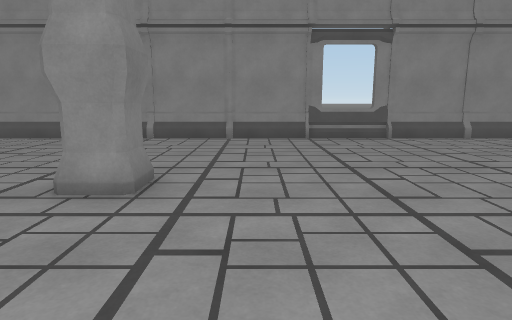
[1] (above)

17 first-person views from a walk through a scene from a Unity 3-D project. The camera is 1.4 m above the floor, tilts 10° down and sees 75° across. Doors are open. The floor is counted in squares, 1 m on a side. Each view is taken from the middle of a square. On the plan, view 1 faces up. The plan holds only what a view shows up to about 15 squares ahead; the rest is blank. The place goes on beyond the plan. The player character is not drawn.

[2]
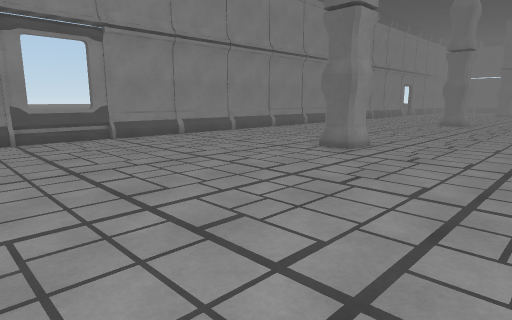

[3]
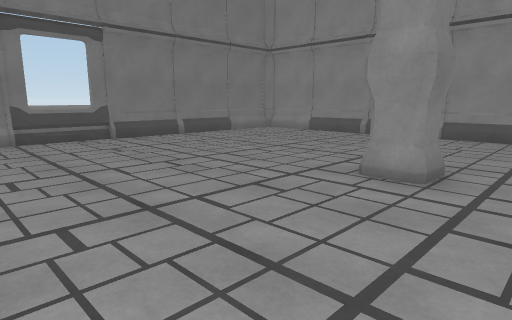

[4]
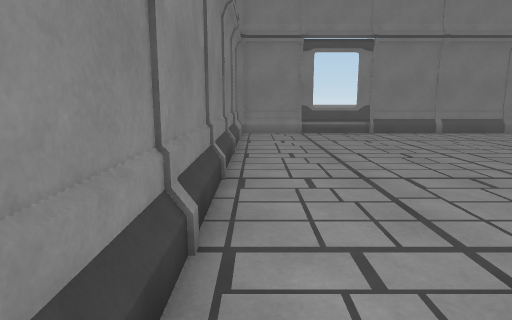

[5]
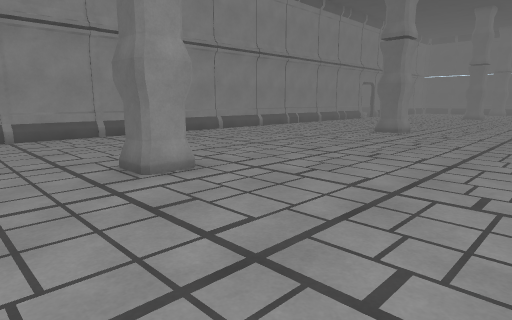

[6]
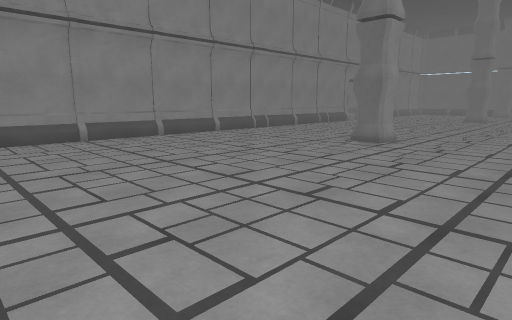

[7]
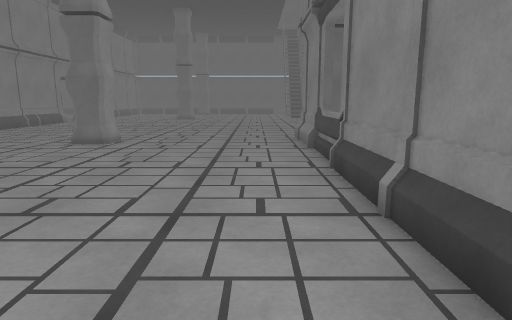

[8]
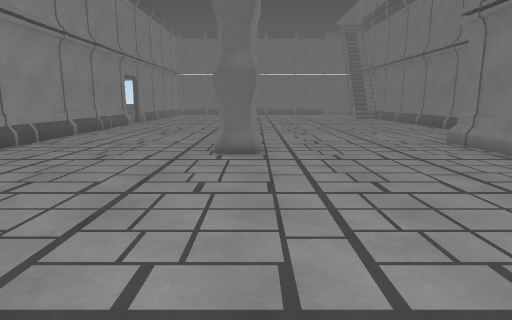

[9]
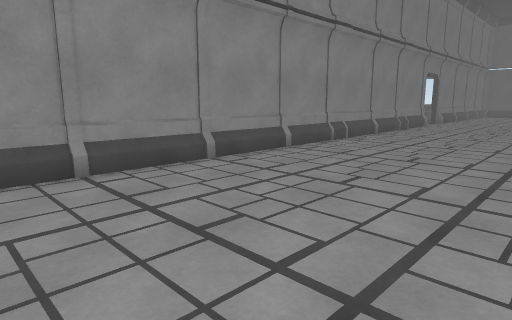

[10]
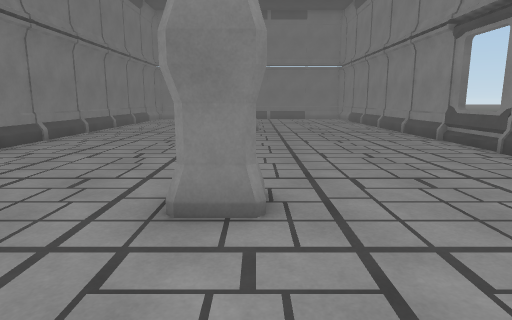

[11]
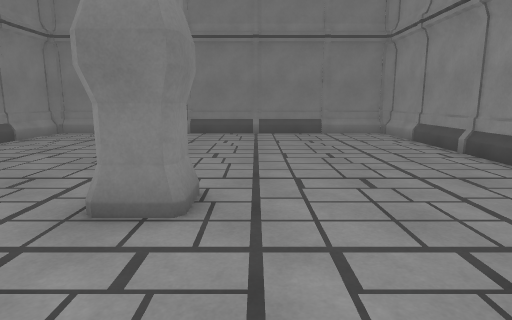

[12]
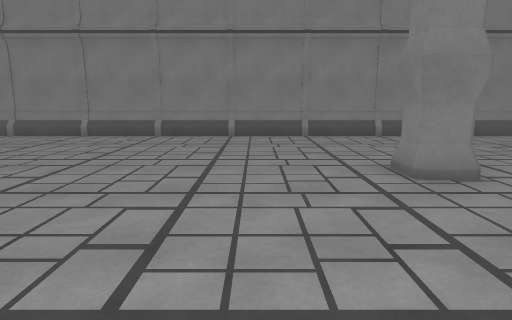

[13]
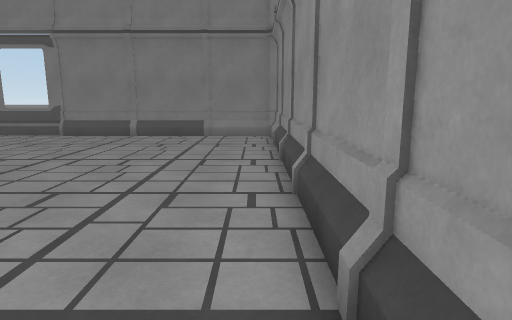

[14]
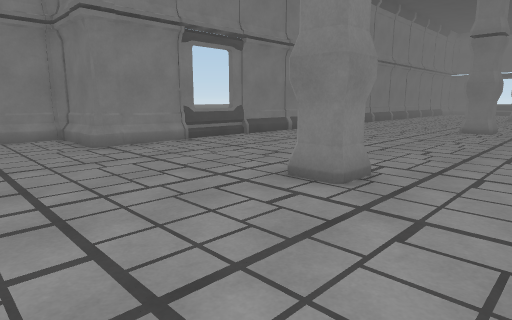

[15]
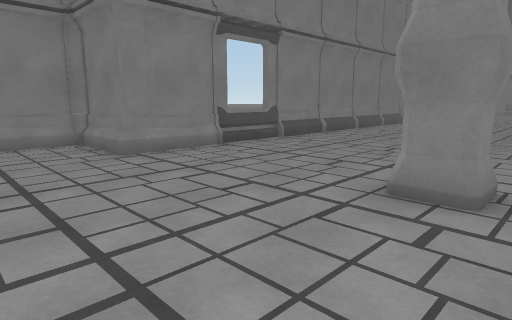

[16]
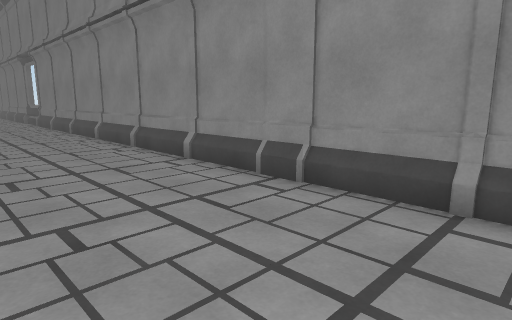

[17]
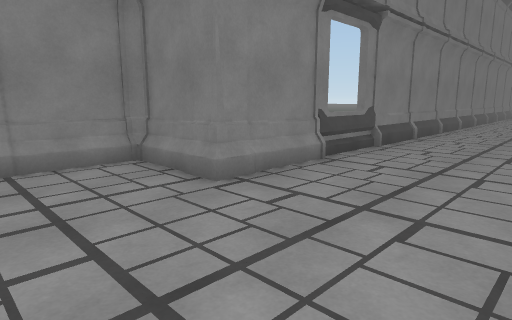

### Floor plan
Points are (right, up) in squares from view 1. A wall is a line through its corners. A room is listed if a view was taken in it or the views show most of it. See-through windows are left out.
Room 1 (views 1, 2, 3, 4, 5, 6, 7, 8, 9, 10, 11, 12, 13, 14, 15, 16, 17)
walls: (9, 5) (9, 6) (10, 6) (10, 5) (9, 5); (-3, 6) (-2, 6) (-2, 5) (-3, 5); (21, 5) (21, 6) (22, 6) (22, 5) (21, 5); (20, -1.6) (23.4, -1.6) (23.3, -4.9) (26.1, -4.9); (23.1, -1.7) (23.1, -4.9); (23.1, -4.5) (23.5, -4.8); (27.3, 12.9) (-12.5, 12.9) (-12.9, 12.5) (-12.9, -1.5) (-12.5, -1.9) (23.5, -1.9)
low walls: (11.6, -1.6) (18.9, -1.6); (2, 12.6) (-4.4, 12.6); (-4.5, 12.6) (-12.6, 12.6) (-12.6, 4); (-5.4, -1.6) (11.5, -1.6); (-6.4, -1.6) (-5.5, -1.6); (-7.1, -1.6) (-6.5, -1.6); (23.4, -4.6) (26.1, -4.6); (27.1, 12.6) (4.9, 12.6); (-12.6, 1.1) (-12.6, -1.6) (-7.6, -1.6)

Positions as (right, up) in squares from view 1, and headings:
1: (0, 0), facing up
2: (0, 0), facing up-right
3: (0, -1), facing up-left
4: (2, -1), facing left
5: (6, -1), facing up-right
6: (10, 0), facing up-right
7: (10, 0), facing right
8: (12, 5), facing right
9: (12, 6), facing up-right
10: (14, 6), facing left
11: (2, 7), facing left
12: (1, 12), facing down
13: (1, 12), facing left
14: (27, 9), facing down-left
15: (27, 7), facing down-left
16: (27, 8), facing up-left
17: (27, 3), facing down-left
